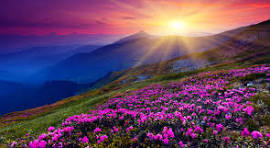
#> input picture image.png, 270 x 148 px
$ python 2.py
#> lines starting #> are read from the running program, lines starting #| are printed output that depends on the picture

import cv2
import numpy as np
def load_image(path):
#> called with path = 'image.png'
    image = cv2.imread(path)
#> image is the input picture: shape (148, 270, 3); mean B, G, R 97, 68, 101.7
    if image is None:
        print("Error: Could not load image")
        exit()
    return image

def translate_image(image, tx, ty):
#> called with tx = 50, ty = 100
    rows, cols = image.shape[:2]
#> rows = 148; cols = 270
    M = np.float32([[1, 0, tx], [0, 1, ty]])  # Translation matrix
    translated_image = cv2.warpAffine(image, M, (cols, rows))
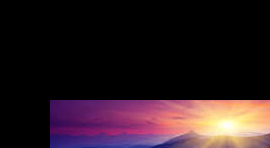
#> translated_image: shape (148, 270, 3); mean B, G, R 33.1, 27.1, 43.3
    return translated_image

def rotate_image(image, angle):
#> called with angle = 45
    rows, cols = image.shape[:2]
#> rows = 148; cols = 270
    center = (cols // 2, rows // 2)  # Rotate around the center of the image
#> center = (135, 74)
    M = cv2.getRotationMatrix2D(center, angle, 1)  # Rotation matrix
    rotated_image = cv2.warpAffine(image, M, (cols, rows))
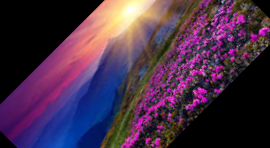
#> rotated_image: shape (148, 270, 3); mean B, G, R 72.3, 47.3, 72.5
    return rotated_image

def scale_image(image, scale_x, scale_y):
#> called with scale_x = 1.5, scale_y = 1.5
    scaled_image = cv2.resize(image, None, fx=scale_x, fy=scale_y, interpolation=cv2.INTER_LINEAR)
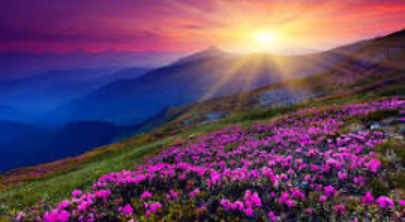
#> scaled_image: shape (222, 405, 3); mean B, G, R 97, 67.9, 101.6
    return scaled_image

def main():
    image_path = 'image.png'
    image = load_image(image_path)

    translated_image = translate_image(image, 50, 100)
    cv2.imshow('Translated Image', translated_image)

    rotated_image = rotate_image(image, 45)  # Rotate by 45 degrees
    cv2.imshow('Rotated Image', rotated_image)

    scaled_image = scale_image(image, 1.5, 1.5)  # Scale by 1.5x in both x and y directions
    cv2.imshow('Scaled Image', scaled_image)

    cv2.waitKey(0)
    cv2.destroyAllWindows()

if __name__ == '__main__':
    main()

$ run again, with bottom.jpg saved as image.png
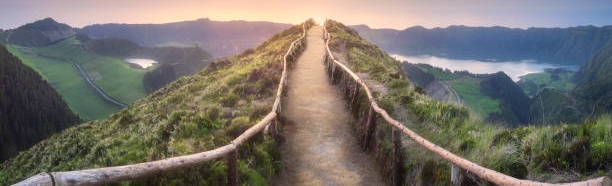
#> input picture bottom.jpg, 612 x 186 px
#> in load_image, image is the input picture: shape (186, 612, 3); mean B, G, R 106.8, 114.1, 118.9
#> in translate_image, `translated_image = cv2.warpAffine(image, M, (cols, rows))`:
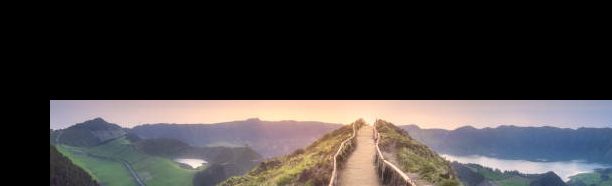
#> translated_image: shape (186, 612, 3); mean B, G, R 60.5, 60.6, 64.3
#> in rotate_image, `rotated_image = cv2.warpAffine(image, M, (cols, rows))`:
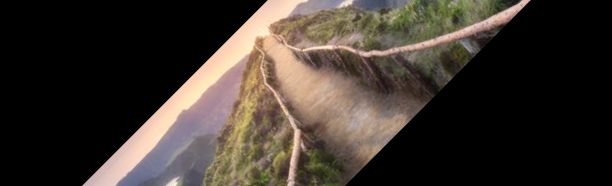
#> rotated_image: shape (186, 612, 3); mean B, G, R 46.4, 53.5, 61.5

$ run again, with left.jpg saved as image.png
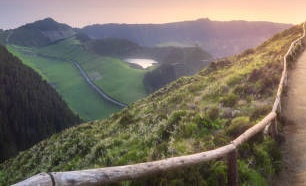
#> input picture left.jpg, 306 x 186 px
#> in load_image, image is the input picture: shape (186, 306, 3); mean B, G, R 100.1, 112.3, 120.1
#> in translate_image, `translated_image = cv2.warpAffine(image, M, (cols, rows))`:
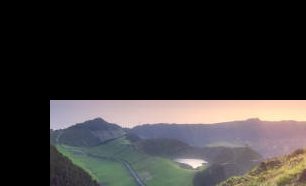
#> translated_image: shape (186, 306, 3); mean B, G, R 52, 52.5, 55.4
#> in rotate_image, `rotated_image = cv2.warpAffine(image, M, (cols, rows))`:
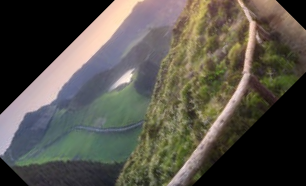
#> rotated_image: shape (186, 306, 3); mean B, G, R 74.2, 83.1, 86.8
